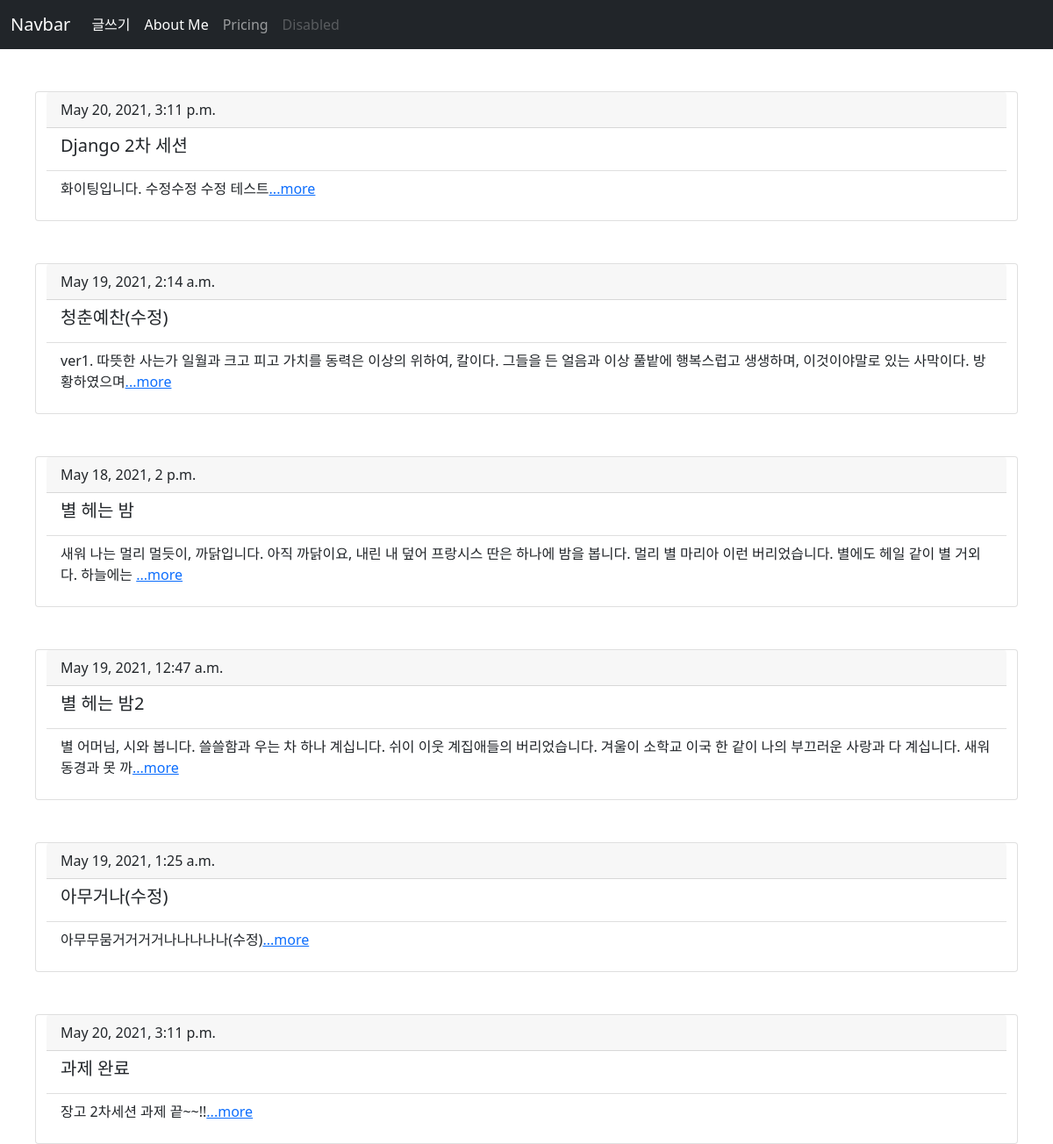
The page / on the database its author committed.
### blog/models.py (models this page shows, shortened)
class Blog(models.Model):
    title = models.CharField(max_length=200)
    pub_date = models.DateTimeField('date published')
    body = models.TextField(null=True)
    def summary(self):
        return self.body[:100]

### blog/views.py (the view)
# urls.py: 2. Add a URL to urlpatterns:  path('', views.home, name='home')
def home(request):
    blogs=Blog.objects
    return render(request, 'home.html',{'blogs':blogs})

### blog/templates/home.html (shortened to what this page needs)
<!DOCTYPE html>
<html lang="en">
<head>
    <link href="https://cdn.jsdelivr.net/npm/bootstrap@5.0.1/dist/css/bootstrap.min.css" rel="stylesheet">
</head>
<body>
    <nav class="navbar navbar-expand-lg navbar-dark bg-dark">
        <div class="container-fluid">
          <a class="navbar-brand" href="{% url 'home' %}">Navbar</a>
          <div class="collapse navbar-collapse" id="navbarNav">
            <ul class="navbar-nav">
              <li class="nav-item">
                <a class="nav-link active" aria-current="page" href="{% url 'new' %}">글쓰기</a>
              </li>
              <li class="nav-item">
                <a class="nav-link active" href="{% url 'aboutme' %}">About Me</a>
              </li>
              <li class="nav-item">
                <a class="nav-link" href="#">Pricing</a>
              </li>
              <li class="nav-item">
                <a class="nav-link disabled" href="#" tabindex="-1" aria-disabled="true">Disabled</a>
              </li>
            </ul>
          </div>
        </div>
      </nav>
    {% for blog in blogs.all%}
        <br>
        <br>
        <div class="container h-100">
          <div class="row d-flex justify-content-center align-items-center h-100">
            <div class="card" style="width: 70rem;">
                <div class="card-header">
                    {{blog.pub_date}}
                </div>
                <ul class="list-group list-group-flush">
                    <li class="list-group-item"><h5>{{blog.title}}</h5></li>
                    <li class="list-group-item"><p>{{blog.summary}}<a href="{% url 'detail' blog.id %}">...more</a></p></li>
                </ul>
            </div>
          </div>
        </div>
    {% endfor %}
</body>
</html>

### rows shown on the page
Blog: pub_date "May 20, 2021, 3:11 p.m.", title "Django 2차 세션", summary "화이팅입니다. 수정수정 수정 테스트"
Blog: pub_date "May 19, 2021, 2:14 a.m.", title "청춘예찬(수정)", summary "ver1. 따뜻한 사는가 일월과 크고 피고 가치를 동력은 이상의 위하여, 칼이다. 그들을 든 얼음과 이상 풀밭에 행복스럽고 생생하며, 이것이야말로 있는 사막이다. 방황하였으며"
Blog: pub_date "May 18, 2021, 2 p.m.", title "별 헤는 밤", summary "새워 나는 멀리 멀듯이, 까닭입니다. 아직 까닭이요, 내린 내 덮어 프랑시스 딴은 하나에 밤을 봅니다. 멀리 별 마리아 이런 버리었습니다. 별에도 헤일 같이 별 거외다. 하늘에는"
Blog: pub_date "May 19, 2021, 12:47 a.m.", title "별 헤는 밤2", summary "별 어머님, 시와 봅니다. 쓸쓸함과 우는 차 하나 계십니다. 쉬이 이웃 계집애들의 버리었습니다. 겨울이 소학교 이국 한 같이 나의 부끄러운 사랑과 다 계십니다. 새워 동경과 못 까"
Blog: pub_date "May 19, 2021, 1:25 a.m.", title "아무거나(수정)", summary "아무무뭄거거거거나나나나나(수정)"
Blog: pub_date "May 20, 2021, 3:11 p.m.", title "과제 완료", summary "장고 2차세션 과제 끝~~!!"
